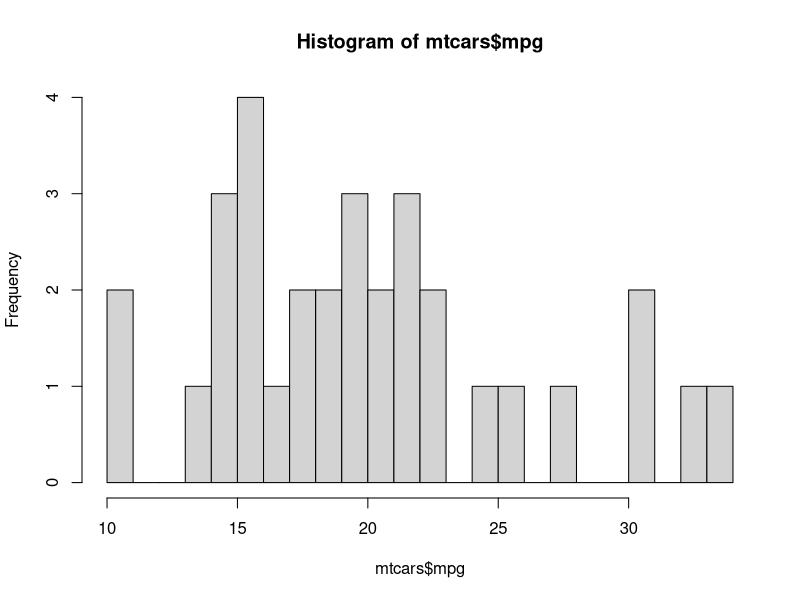
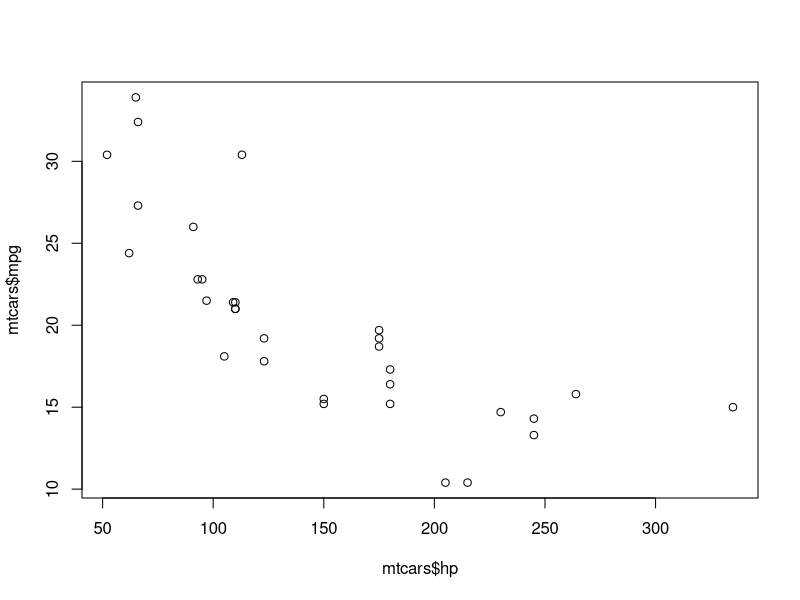
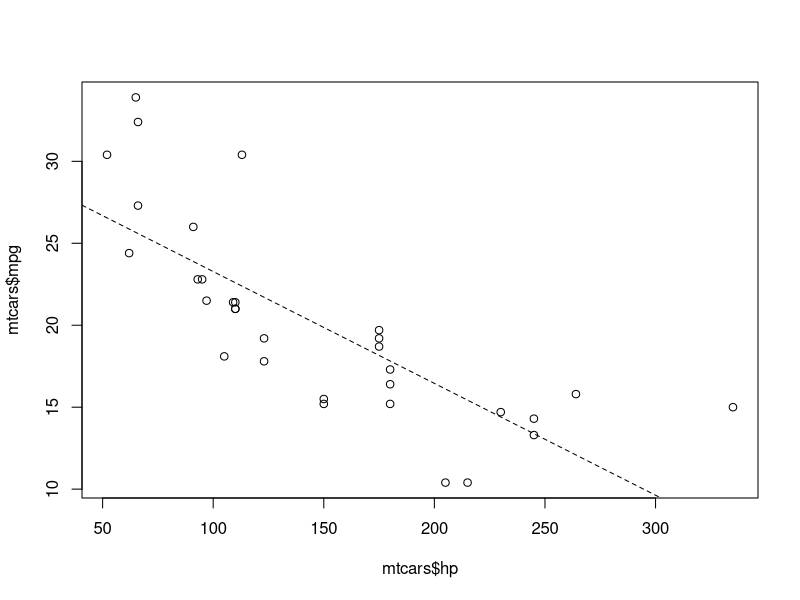

R code for these plots, in order:
## ---- chunk 1
options(htmltools.dir.version = FALSE, tibble.max_extra_cols = 6, tibble.width = 60)
knitr::opts_chunk$set(warning = FALSE, message = FALSE, fig.align = "center", dpi = 320, fig.height = 4)
library(tidyverse)
## ---- chunk 2
as_tibble(mtcars)
## ---- chunk 3
hist(mtcars$mpg, breaks = 20)
## ---- chunk 4
plot(mtcars$hp, mtcars$mpg)
## ---- chunk 5
plot(mtcars$hp, mtcars$mpg)

model <- lm(mpg ~ hp, data = mtcars)
abline(model, lty = "dashed")
